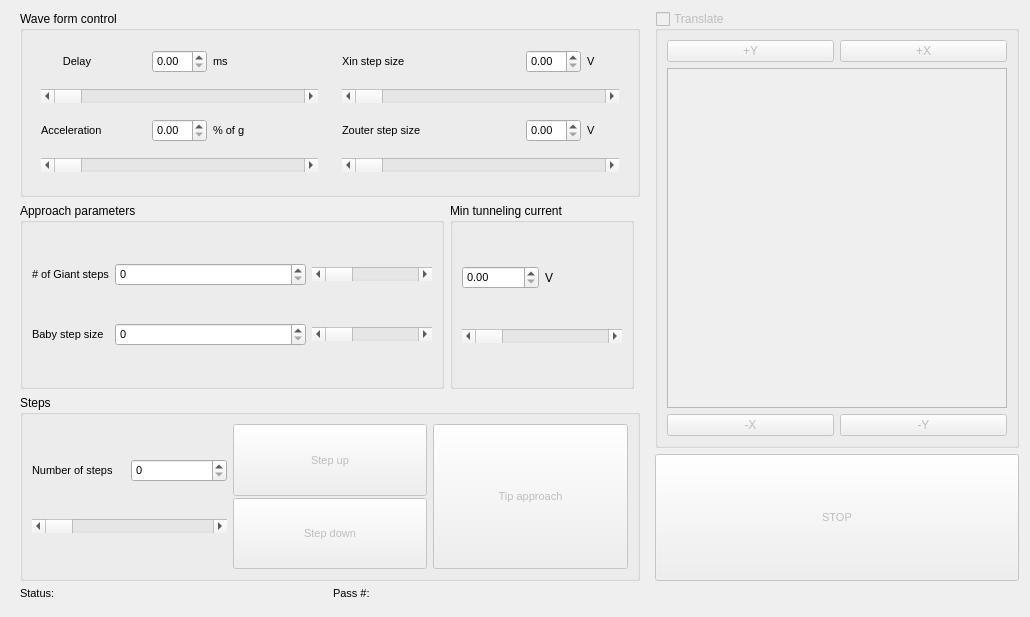
<?xml version="1.0" encoding="UTF-8"?>
<ui version="4.0">
 <class>TipApproach</class>
 <widget class="QWidget" name="TipApproach">
  <property name="enabled">
   <bool>true</bool>
  </property>
  <property name="geometry">
   <rect>
    <x>0</x>
    <y>0</y>
    <width>1030</width>
    <height>617</height>
   </rect>
  </property>
  <property name="sizePolicy">
   <sizepolicy hsizetype="Minimum" vsizetype="Minimum">
    <horstretch>0</horstretch>
    <verstretch>0</verstretch>
   </sizepolicy>
  </property>
  <property name="minimumSize">
   <size>
    <width>1024</width>
    <height>600</height>
   </size>
  </property>
  <property name="font">
   <font>
    <pointsize>9</pointsize>
   </font>
  </property>
  <property name="windowTitle">
   <string>Tip Approach</string>
  </property>
  <property name="windowIcon">
   <iconset>
    <normaloff>:/menuIcon/tipappriconblack.png</normaloff>:/menuIcon/tipappriconblack.png</iconset>
  </property>
  <layout class="QGridLayout" name="gridLayout_5">
   <item row="2" column="0">
    <widget class="QWidget" name="widget_Status_TipAppr" native="true">
     <property name="sizePolicy">
      <sizepolicy hsizetype="Preferred" vsizetype="Fixed">
       <horstretch>0</horstretch>
       <verstretch>0</verstretch>
      </sizepolicy>
     </property>
     <property name="minimumSize">
      <size>
       <width>0</width>
       <height>18</height>
      </size>
     </property>
     <property name="font">
      <font>
       <pointsize>8</pointsize>
      </font>
     </property>
     <layout class="QGridLayout" name="gridLayout_10">
      <property name="topMargin">
       <number>0</number>
      </property>
      <property name="bottomMargin">
       <number>6</number>
      </property>
      <item row="0" column="0">
       <widget class="QLabel" name="label_14">
        <property name="text">
         <string>Status:</string>
        </property>
        <property name="alignment">
         <set>Qt::AlignBottom|Qt::AlignLeading|Qt::AlignLeft</set>
        </property>
       </widget>
      </item>
      <item row="0" column="1">
       <widget class="QLabel" name="label_Status_Status">
        <property name="text">
         <string/>
        </property>
        <property name="alignment">
         <set>Qt::AlignBottom|Qt::AlignLeading|Qt::AlignLeft</set>
        </property>
       </widget>
      </item>
      <item row="0" column="2">
       <widget class="QLabel" name="label_15">
        <property name="text">
         <string>Pass #:</string>
        </property>
        <property name="alignment">
         <set>Qt::AlignBottom|Qt::AlignLeading|Qt::AlignLeft</set>
        </property>
       </widget>
      </item>
      <item row="0" column="3">
       <widget class="QLabel" name="label_Pass_Status">
        <property name="text">
         <string/>
        </property>
        <property name="alignment">
         <set>Qt::AlignBottom|Qt::AlignLeading|Qt::AlignLeft</set>
        </property>
       </widget>
      </item>
     </layout>
    </widget>
   </item>
   <item row="0" column="0" rowspan="2">
    <widget class="QWidget" name="widget_7" native="true">
     <layout class="QGridLayout" name="gridLayout_6">
      <property name="topMargin">
       <number>0</number>
      </property>
      <property name="bottomMargin">
       <number>0</number>
      </property>
      <item row="2" column="0" colspan="3">
       <widget class="QGroupBox" name="groupBox_Steps_TipAppr">
        <property name="enabled">
         <bool>true</bool>
        </property>
        <property name="sizePolicy">
         <sizepolicy hsizetype="Preferred" vsizetype="Preferred">
          <horstretch>0</horstretch>
          <verstretch>0</verstretch>
         </sizepolicy>
        </property>
        <property name="title">
         <string>Steps</string>
        </property>
        <layout class="QGridLayout" name="gridLayout_2">
         <item row="0" column="2">
          <widget class="QWidget" name="widget_6" native="true">
           <layout class="QVBoxLayout" name="verticalLayout_9">
            <property name="spacing">
             <number>2</number>
            </property>
            <property name="leftMargin">
             <number>0</number>
            </property>
            <property name="topMargin">
             <number>0</number>
            </property>
            <property name="rightMargin">
             <number>0</number>
            </property>
            <property name="bottomMargin">
             <number>0</number>
            </property>
            <item>
             <widget class="QPushButton" name="pushButton_TipAppr_Steps">
              <property name="enabled">
               <bool>false</bool>
              </property>
              <property name="sizePolicy">
               <sizepolicy hsizetype="Minimum" vsizetype="Minimum">
                <horstretch>0</horstretch>
                <verstretch>0</verstretch>
               </sizepolicy>
              </property>
              <property name="font">
               <font>
                <pointsize>8</pointsize>
               </font>
              </property>
              <property name="text">
               <string>Tip approach</string>
              </property>
             </widget>
            </item>
           </layout>
          </widget>
         </item>
         <item row="0" column="0">
          <widget class="QWidget" name="widget" native="true">
           <layout class="QVBoxLayout" name="verticalLayout_4">
            <property name="spacing">
             <number>2</number>
            </property>
            <property name="leftMargin">
             <number>0</number>
            </property>
            <property name="topMargin">
             <number>0</number>
            </property>
            <property name="rightMargin">
             <number>0</number>
            </property>
            <property name="bottomMargin">
             <number>0</number>
            </property>
            <item>
             <layout class="QHBoxLayout" name="horizontalLayout_7">
              <property name="spacing">
               <number>2</number>
              </property>
              <item>
               <widget class="QLabel" name="label_11">
                <property name="font">
                 <font>
                  <pointsize>8</pointsize>
                 </font>
                </property>
                <property name="text">
                 <string>Number of steps</string>
                </property>
               </widget>
              </item>
              <item>
               <widget class="QSpinBox" name="spinBox_NumInput_Steps">
                <property name="font">
                 <font>
                  <pointsize>8</pointsize>
                 </font>
                </property>
               </widget>
              </item>
             </layout>
            </item>
            <item>
             <widget class="QScrollBar" name="scrollBar_NumInput_Steps">
              <property name="orientation">
               <enum>Qt::Horizontal</enum>
              </property>
             </widget>
            </item>
            <item>
             <spacer name="horizontalSpacer_2">
              <property name="orientation">
               <enum>Qt::Horizontal</enum>
              </property>
              <property name="sizeType">
               <enum>QSizePolicy::Minimum</enum>
              </property>
              <property name="sizeHint" stdset="0">
               <size>
                <width>40</width>
                <height>0</height>
               </size>
              </property>
             </spacer>
            </item>
           </layout>
          </widget>
         </item>
         <item row="0" column="1">
          <widget class="QWidget" name="widget_2" native="true">
           <layout class="QVBoxLayout" name="verticalLayout_6">
            <property name="spacing">
             <number>2</number>
            </property>
            <property name="leftMargin">
             <number>0</number>
            </property>
            <property name="topMargin">
             <number>0</number>
            </property>
            <property name="rightMargin">
             <number>0</number>
            </property>
            <property name="bottomMargin">
             <number>0</number>
            </property>
            <item>
             <widget class="QPushButton" name="pushButton_Up_Steps">
              <property name="enabled">
               <bool>false</bool>
              </property>
              <property name="sizePolicy">
               <sizepolicy hsizetype="Minimum" vsizetype="Minimum">
                <horstretch>0</horstretch>
                <verstretch>0</verstretch>
               </sizepolicy>
              </property>
              <property name="font">
               <font>
                <pointsize>8</pointsize>
               </font>
              </property>
              <property name="text">
               <string>Step up</string>
              </property>
             </widget>
            </item>
            <item>
             <widget class="QPushButton" name="pushButton_Down_Steps">
              <property name="enabled">
               <bool>false</bool>
              </property>
              <property name="sizePolicy">
               <sizepolicy hsizetype="Minimum" vsizetype="Minimum">
                <horstretch>0</horstretch>
                <verstretch>0</verstretch>
               </sizepolicy>
              </property>
              <property name="font">
               <font>
                <pointsize>8</pointsize>
               </font>
              </property>
              <property name="text">
               <string>Step down</string>
              </property>
             </widget>
            </item>
            <item>
             <spacer name="horizontalSpacer_3">
              <property name="orientation">
               <enum>Qt::Horizontal</enum>
              </property>
              <property name="sizeType">
               <enum>QSizePolicy::Minimum</enum>
              </property>
              <property name="sizeHint" stdset="0">
               <size>
                <width>40</width>
                <height>0</height>
               </size>
              </property>
             </spacer>
            </item>
           </layout>
          </widget>
         </item>
        </layout>
       </widget>
      </item>
      <item row="1" column="0">
       <widget class="QGroupBox" name="groupBox_ApprPar_TipAppr">
        <property name="enabled">
         <bool>true</bool>
        </property>
        <property name="title">
         <string>Approach parameters</string>
        </property>
        <layout class="QGridLayout" name="gridLayout_4">
         <item row="3" column="2">
          <widget class="QScrollBar" name="scrollBar_BstepInput_ApprPar">
           <property name="sizePolicy">
            <sizepolicy hsizetype="Minimum" vsizetype="Fixed">
             <horstretch>0</horstretch>
             <verstretch>0</verstretch>
            </sizepolicy>
           </property>
           <property name="minimumSize">
            <size>
             <width>120</width>
             <height>0</height>
            </size>
           </property>
           <property name="orientation">
            <enum>Qt::Horizontal</enum>
           </property>
          </widget>
         </item>
         <item row="1" column="0">
          <widget class="QLabel" name="label_9">
           <property name="sizePolicy">
            <sizepolicy hsizetype="Minimum" vsizetype="Preferred">
             <horstretch>0</horstretch>
             <verstretch>0</verstretch>
            </sizepolicy>
           </property>
           <property name="font">
            <font>
             <pointsize>8</pointsize>
            </font>
           </property>
           <property name="text">
            <string># of Giant steps</string>
           </property>
          </widget>
         </item>
         <item row="3" column="1">
          <widget class="QSpinBox" name="spinBox_GstepInput_ApprPar">
           <property name="font">
            <font>
             <pointsize>8</pointsize>
            </font>
           </property>
          </widget>
         </item>
         <item row="1" column="1">
          <widget class="QSpinBox" name="spinBox_BstepInput_ApprPar">
           <property name="font">
            <font>
             <pointsize>8</pointsize>
            </font>
           </property>
          </widget>
         </item>
         <item row="3" column="0">
          <widget class="QLabel" name="label_10">
           <property name="sizePolicy">
            <sizepolicy hsizetype="Minimum" vsizetype="Preferred">
             <horstretch>0</horstretch>
             <verstretch>0</verstretch>
            </sizepolicy>
           </property>
           <property name="font">
            <font>
             <pointsize>8</pointsize>
            </font>
           </property>
           <property name="text">
            <string>Baby step size</string>
           </property>
          </widget>
         </item>
         <item row="1" column="2">
          <widget class="QScrollBar" name="scrollBar_GstepInput_ApprPar">
           <property name="sizePolicy">
            <sizepolicy hsizetype="Minimum" vsizetype="Fixed">
             <horstretch>0</horstretch>
             <verstretch>0</verstretch>
            </sizepolicy>
           </property>
           <property name="minimumSize">
            <size>
             <width>120</width>
             <height>0</height>
            </size>
           </property>
           <property name="orientation">
            <enum>Qt::Horizontal</enum>
           </property>
          </widget>
         </item>
         <item row="4" column="1">
          <spacer name="horizontalSpacer_4">
           <property name="orientation">
            <enum>Qt::Horizontal</enum>
           </property>
           <property name="sizeHint" stdset="0">
            <size>
             <width>40</width>
             <height>0</height>
            </size>
           </property>
          </spacer>
         </item>
        </layout>
       </widget>
      </item>
      <item row="0" column="0" colspan="3">
       <widget class="QGroupBox" name="groupBox_WaveForm_TipAppr">
        <property name="enabled">
         <bool>true</bool>
        </property>
        <property name="sizePolicy">
         <sizepolicy hsizetype="Preferred" vsizetype="Minimum">
          <horstretch>0</horstretch>
          <verstretch>0</verstretch>
         </sizepolicy>
        </property>
        <property name="title">
         <string>Wave form control</string>
        </property>
        <layout class="QGridLayout" name="gridLayout_9">
         <item row="0" column="0">
          <widget class="QWidget" name="widget_4" native="true">
           <property name="sizePolicy">
            <sizepolicy hsizetype="Preferred" vsizetype="Preferred">
             <horstretch>0</horstretch>
             <verstretch>0</verstretch>
            </sizepolicy>
           </property>
           <layout class="QGridLayout" name="gridLayout_8">
            <property name="topMargin">
             <number>0</number>
            </property>
            <property name="bottomMargin">
             <number>0</number>
            </property>
            <item row="3" column="0" colspan="5">
             <widget class="QScrollBar" name="horizontalScrollBar_2">
              <property name="enabled">
               <bool>true</bool>
              </property>
              <property name="orientation">
               <enum>Qt::Horizontal</enum>
              </property>
             </widget>
            </item>
            <item row="1" column="0" colspan="5">
             <widget class="QScrollBar" name="horizontalScrollBar">
              <property name="enabled">
               <bool>true</bool>
              </property>
              <property name="orientation">
               <enum>Qt::Horizontal</enum>
              </property>
             </widget>
            </item>
            <item row="0" column="3">
             <widget class="QLabel" name="label_2">
              <property name="font">
               <font>
                <pointsize>8</pointsize>
               </font>
              </property>
              <property name="text">
               <string>ms</string>
              </property>
             </widget>
            </item>
            <item row="2" column="0" colspan="2">
             <widget class="QLabel" name="label_3">
              <property name="sizePolicy">
               <sizepolicy hsizetype="Minimum" vsizetype="Preferred">
                <horstretch>0</horstretch>
                <verstretch>0</verstretch>
               </sizepolicy>
              </property>
              <property name="font">
               <font>
                <pointsize>8</pointsize>
               </font>
              </property>
              <property name="text">
               <string>Acceleration</string>
              </property>
             </widget>
            </item>
            <item row="0" column="0">
             <widget class="QLabel" name="label">
              <property name="sizePolicy">
               <sizepolicy hsizetype="Preferred" vsizetype="Preferred">
                <horstretch>0</horstretch>
                <verstretch>0</verstretch>
               </sizepolicy>
              </property>
              <property name="maximumSize">
               <size>
                <width>16777215</width>
                <height>16777209</height>
               </size>
              </property>
              <property name="font">
               <font>
                <pointsize>8</pointsize>
               </font>
              </property>
              <property name="layoutDirection">
               <enum>Qt::LeftToRight</enum>
              </property>
              <property name="text">
               <string>Delay</string>
              </property>
              <property name="alignment">
               <set>Qt::AlignRight|Qt::AlignTrailing|Qt::AlignVCenter</set>
              </property>
              <property name="margin">
               <number>0</number>
              </property>
             </widget>
            </item>
            <item row="0" column="2">
             <widget class="QDoubleSpinBox" name="spinBox_DelayInput_WaveForm">
              <property name="enabled">
               <bool>true</bool>
              </property>
              <property name="font">
               <font>
                <pointsize>8</pointsize>
               </font>
              </property>
             </widget>
            </item>
            <item row="2" column="2">
             <widget class="QDoubleSpinBox" name="spinBox_AcceInput_WaveForm">
              <property name="enabled">
               <bool>true</bool>
              </property>
              <property name="font">
               <font>
                <pointsize>8</pointsize>
               </font>
              </property>
             </widget>
            </item>
            <item row="2" column="3">
             <widget class="QLabel" name="label_4">
              <property name="font">
               <font>
                <pointsize>8</pointsize>
               </font>
              </property>
              <property name="text">
               <string>% of g</string>
              </property>
             </widget>
            </item>
           </layout>
          </widget>
         </item>
         <item row="0" column="1">
          <widget class="QWidget" name="widget_8" native="true">
           <layout class="QGridLayout" name="gridLayout_7">
            <property name="topMargin">
             <number>0</number>
            </property>
            <property name="bottomMargin">
             <number>0</number>
            </property>
            <item row="2" column="5">
             <widget class="QLabel" name="label_8">
              <property name="font">
               <font>
                <pointsize>8</pointsize>
               </font>
              </property>
              <property name="text">
               <string>V</string>
              </property>
             </widget>
            </item>
            <item row="1" column="0" colspan="6">
             <widget class="QScrollBar" name="scrollBar_XstepInput_WaveForm">
              <property name="enabled">
               <bool>true</bool>
              </property>
              <property name="maximum">
               <number>65535</number>
              </property>
              <property name="orientation">
               <enum>Qt::Horizontal</enum>
              </property>
             </widget>
            </item>
            <item row="0" column="0">
             <widget class="QLabel" name="label_5">
              <property name="sizePolicy">
               <sizepolicy hsizetype="Minimum" vsizetype="Preferred">
                <horstretch>0</horstretch>
                <verstretch>0</verstretch>
               </sizepolicy>
              </property>
              <property name="font">
               <font>
                <pointsize>8</pointsize>
               </font>
              </property>
              <property name="text">
               <string>Xin step size</string>
              </property>
             </widget>
            </item>
            <item row="2" column="0" colspan="2">
             <widget class="QLabel" name="label_7">
              <property name="sizePolicy">
               <sizepolicy hsizetype="Minimum" vsizetype="Preferred">
                <horstretch>0</horstretch>
                <verstretch>0</verstretch>
               </sizepolicy>
              </property>
              <property name="font">
               <font>
                <pointsize>8</pointsize>
               </font>
              </property>
              <property name="text">
               <string>Zouter step size</string>
              </property>
             </widget>
            </item>
            <item row="3" column="0" colspan="6">
             <widget class="QScrollBar" name="scrollBar_ZstepInput_WaveForm">
              <property name="enabled">
               <bool>true</bool>
              </property>
              <property name="maximum">
               <number>65535</number>
              </property>
              <property name="orientation">
               <enum>Qt::Horizontal</enum>
              </property>
             </widget>
            </item>
            <item row="0" column="5">
             <widget class="QLabel" name="label_6">
              <property name="font">
               <font>
                <pointsize>8</pointsize>
               </font>
              </property>
              <property name="text">
               <string>V</string>
              </property>
             </widget>
            </item>
            <item row="2" column="4">
             <widget class="QDoubleSpinBox" name="spinBox_ZouterInput_WaveForm">
              <property name="enabled">
               <bool>true</bool>
              </property>
              <property name="font">
               <font>
                <pointsize>8</pointsize>
               </font>
              </property>
             </widget>
            </item>
            <item row="0" column="4">
             <widget class="QDoubleSpinBox" name="spinBox_XstepInput_WaveForm">
              <property name="enabled">
               <bool>true</bool>
              </property>
              <property name="font">
               <font>
                <pointsize>8</pointsize>
               </font>
              </property>
             </widget>
            </item>
           </layout>
          </widget>
         </item>
        </layout>
       </widget>
      </item>
      <item row="1" column="1">
       <widget class="QGroupBox" name="groupBox_MInCurr_TipAppr">
        <property name="enabled">
         <bool>true</bool>
        </property>
        <property name="title">
         <string>Min tunneling current</string>
        </property>
        <layout class="QGridLayout" name="gridLayout_11">
         <item row="0" column="0">
          <widget class="QDoubleSpinBox" name="spinBox_Input_MInCurr">
           <property name="sizePolicy">
            <sizepolicy hsizetype="Minimum" vsizetype="Fixed">
             <horstretch>0</horstretch>
             <verstretch>0</verstretch>
            </sizepolicy>
           </property>
           <property name="minimumSize">
            <size>
             <width>0</width>
             <height>0</height>
            </size>
           </property>
           <property name="font">
            <font>
             <pointsize>8</pointsize>
             <underline>false</underline>
            </font>
           </property>
          </widget>
         </item>
         <item row="0" column="1">
          <widget class="QLabel" name="label_13">
           <property name="text">
            <string>V</string>
           </property>
          </widget>
         </item>
         <item row="1" column="0" colspan="2">
          <widget class="QScrollBar" name="scrollBar_Input_MInCurr">
           <property name="minimumSize">
            <size>
             <width>160</width>
             <height>0</height>
            </size>
           </property>
           <property name="orientation">
            <enum>Qt::Horizontal</enum>
           </property>
          </widget>
         </item>
        </layout>
       </widget>
      </item>
     </layout>
    </widget>
   </item>
   <item row="0" column="1">
    <widget class="QGroupBox" name="groupBox_Trans_TipAppro">
     <property name="enabled">
      <bool>false</bool>
     </property>
     <property name="sizePolicy">
      <sizepolicy hsizetype="Minimum" vsizetype="Minimum">
       <horstretch>0</horstretch>
       <verstretch>0</verstretch>
      </sizepolicy>
     </property>
     <property name="minimumSize">
      <size>
       <width>0</width>
       <height>0</height>
      </size>
     </property>
     <property name="title">
      <string>Translate</string>
     </property>
     <property name="checkable">
      <bool>true</bool>
     </property>
     <property name="checked">
      <bool>false</bool>
     </property>
     <layout class="QGridLayout" name="gridLayout">
      <property name="leftMargin">
       <number>9</number>
      </property>
      <property name="topMargin">
       <number>9</number>
      </property>
      <property name="rightMargin">
       <number>9</number>
      </property>
      <property name="bottomMargin">
       <number>9</number>
      </property>
      <item row="2" column="0" colspan="2">
       <widget class="QTextBrowser" name="Display_Trans">
        <property name="sizePolicy">
         <sizepolicy hsizetype="Fixed" vsizetype="Fixed">
          <horstretch>0</horstretch>
          <verstretch>0</verstretch>
         </sizepolicy>
        </property>
        <property name="minimumSize">
         <size>
          <width>340</width>
          <height>340</height>
         </size>
        </property>
       </widget>
      </item>
      <item row="0" column="1">
       <widget class="QPushButton" name="pushButton_Xfwd_Trans">
        <property name="text">
         <string>+X</string>
        </property>
       </widget>
      </item>
      <item row="3" column="1">
       <widget class="QPushButton" name="pushButton_Ybkwd_Trans">
        <property name="text">
         <string>-Y</string>
        </property>
       </widget>
      </item>
      <item row="3" column="0">
       <widget class="QPushButton" name="pushButton_Xbkwd_Trans">
        <property name="text">
         <string>-X</string>
        </property>
       </widget>
      </item>
      <item row="0" column="0">
       <widget class="QPushButton" name="pushButton_Yfwd_Trans">
        <property name="text">
         <string>+Y</string>
        </property>
       </widget>
      </item>
     </layout>
    </widget>
   </item>
   <item row="1" column="1">
    <widget class="QPushButton" name="pushButton_STOP_Steps">
     <property name="enabled">
      <bool>false</bool>
     </property>
     <property name="sizePolicy">
      <sizepolicy hsizetype="Minimum" vsizetype="Minimum">
       <horstretch>0</horstretch>
       <verstretch>0</verstretch>
      </sizepolicy>
     </property>
     <property name="font">
      <font>
       <pointsize>8</pointsize>
      </font>
     </property>
     <property name="text">
      <string>STOP</string>
     </property>
    </widget>
   </item>
  </layout>
 </widget>
 <resources>
  <include location="logo.qrc"/>
 </resources>
 <connections/>
</ui>
